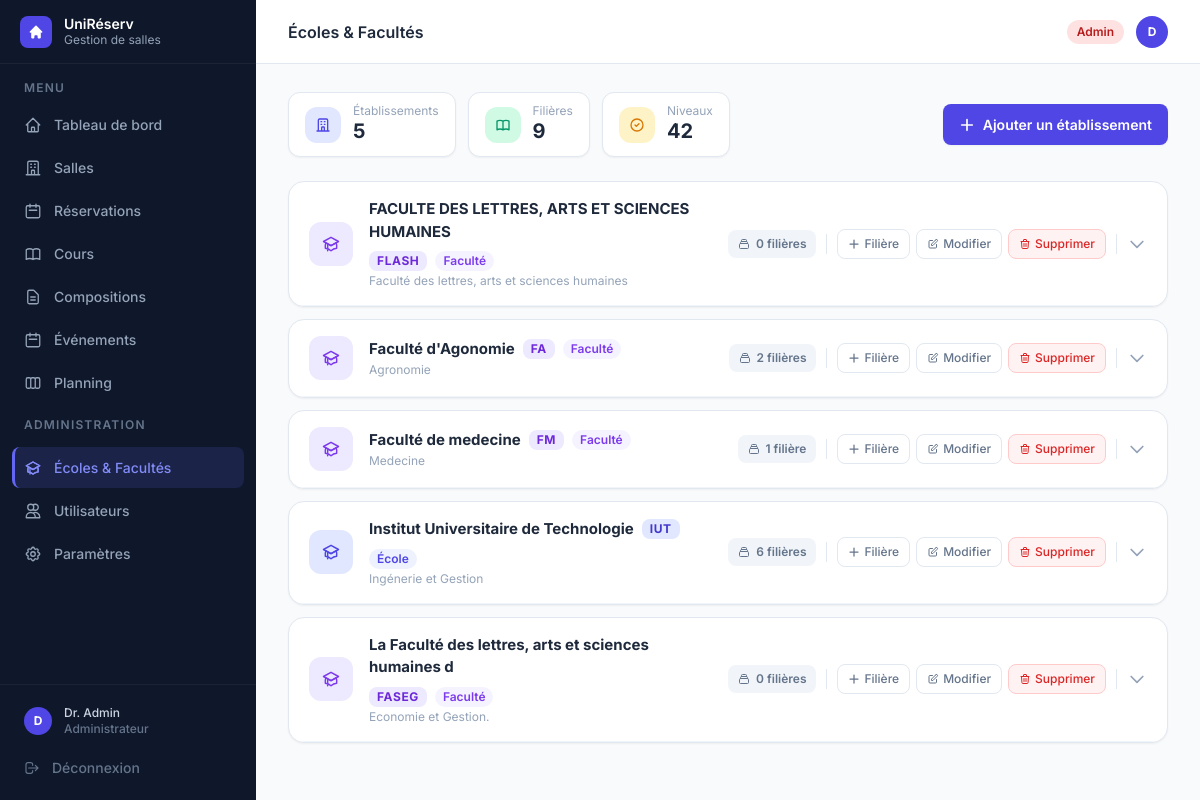
The app's page /ecoles (signed in) with its own data.
### tables this page shows
CREATE TABLE ecoles (
            id          INTEGER PRIMARY KEY AUTOINCREMENT,
            nom         TEXT    NOT NULL UNIQUE,
            type        TEXT    NOT NULL DEFAULT 'ecole',
            description TEXT    NOT NULL DEFAULT ''
        , abreviation TEXT NOT NULL DEFAULT '');

### gestion de salle/app.py (the view)
@app.route("/ecoles")
@login_required
@admin_required
def ecoles():
    bd = get_bd()
    toutes_ecoles = bd.charger_toutes_ecoles()
    toutes_unites = bd.charger_toutes_unites()
    filieres_par_ecole = {}
    for e in toutes_ecoles:
        groupes = {}
        for u in toutes_unites:
            if u.ecole_id != e.id:
                continue
            if u.nom not in groupes:
                groupes[u.nom] = {"nom": u.nom, "abreviation": u.abreviation, "niveaux": []}
            groupes[u.nom]["niveaux"].append(u.niveau)
        for g in groupes.values():
            g["niveaux"].sort()
            g["cycle"] = "Licence" if g["niveaux"][0].startswith("L") else "Master"
        filieres_par_ecole[e.id] = sorted(groupes.values(), key=lambda f: f["nom"])
    return render_template("ecoles.html", active="ecoles",
                           ecoles=toutes_ecoles, filieres_par_ecole=filieres_par_ecole)

### gestion de salle/app.py (called while the page is built)
def get_bd():
    return BaseDonneesSQLite()

@app.context_processor
def inject_format_classe():
    return dict(format_classe=_format_classe)

def login_required(f):
    @wraps(f)
    def decorated(*args, **kwargs):
        if "user_id" not in session:
            return redirect(url_for("login"))
        return f(*args, **kwargs)
    return decorated

def admin_required(f):
    @wraps(f)
    def decorated(*args, **kwargs):
        if session.get("user_role") != "admin":
            flash("Accès réservé aux administrateurs.", "error")
            return redirect(url_for("dashboard"))
        return f(*args, **kwargs)
    return decorated

### gestion de salle/models/etablissement.py (called while the page is built)
    @property
    def id(self) -> int: return self.__id

    @id.setter
    def id(self, v: int):
        if self.__id is None: self.__id = v

    @property
    def nom(self) -> str: return self.__nom

    @property
    def type(self) -> str: return self.__type

    @property
    def description(self) -> str: return self.__description

    @property
    def abreviation(self) -> str: return self.__abreviation

    @id.setter
    def id(self, v: int):
        if self.__id is None: self.__id = v

    @property
    def nom(self) -> str: return self.__nom

    @property
    def niveau(self) -> str: return self.__niveau

    @property
    def ecole_id(self) -> int: return self.__ecole_id

    @property
    def abreviation(self) -> str: return self.__abreviation

### gestion de salle/persistance/db_sqlite.py (called while the page is built)
    @contextmanager
    def _connexion(self):
        conn = sqlite3.connect(self._chemin_db)
        conn.row_factory = sqlite3.Row
        conn.execute("PRAGMA foreign_keys = ON")
        try:
            yield conn
            conn.commit()
        except Exception:
            conn.rollback()
            raise
        finally:
            conn.close()

    def charger_toutes_ecoles(self) -> list:
        with self._connexion() as conn:
            rows = conn.execute("SELECT * FROM ecoles ORDER BY nom").fetchall()
        return [self._ligne_vers_ecole(r) for r in rows]

    @staticmethod
    def _ligne_vers_ecole(row: sqlite3.Row) -> Ecole:
        keys = row.keys()
        abr  = row["abreviation"] if "abreviation" in keys else ""
        e = Ecole(row["nom"], row["type"], row["description"], abr)
        e.id = row["id"]
        return e

### gestion de salle/templates/ecoles.html (shortened to what this page needs)
{% extends "base.html" %}
{% block heading %}Écoles & Facultés{% endblock %}
{% block content %}
{% set ns = namespace(total_filieres=0, total_niveaux=0) %}
{% for e in ecoles %}
  {% set fils = filieres_par_ecole.get(e.id, []) %}
  {% set ns.total_filieres = ns.total_filieres + fils|length %}
  {% for f in fils %}{% set ns.total_niveaux = ns.total_niveaux + f.niveaux|length %}{% endfor %}
{% endfor %}
<div class="space-y-6">
  <div class="flex items-center justify-between gap-4 flex-wrap">
    <div class="flex items-center gap-3 flex-wrap">
      <div class="flex items-center gap-3 bg-white rounded-xl border border-slate-200 shadow-sm px-4 py-3">
        <div class="w-9 h-9 rounded-xl bg-indigo-100 flex items-center justify-center shrink-0">
          <svg class="w-4 h-4 text-indigo-600" fill="none" stroke="currentColor" stroke-width="2" viewBox="0 0 24 24">
            <path stroke-linecap="round" stroke-linejoin="round" d="M19 21V5a2 2 0 00-2-2H7a2 2 0 00-2 2v16m14 0h2m-2 0h-5m-9 0H3m2 0h5M9 7h1m-1 4h1m4-4h1m-1 4h1m-5 10v-5a1 1 0 011-1h2a1 1 0 011 1v5m-4 0h4"/>
          </svg>
        </div>
        <div>
          <p class="text-xs text-slate-400 leading-none">Établissements</p>
          <p class="text-xl font-bold text-slate-800 leading-tight mt-0.5">{{ ecoles|length }}</p>
        </div>
      </div>
      <div class="flex items-center gap-3 bg-white rounded-xl border border-slate-200 shadow-sm px-4 py-3">
        <div class="w-9 h-9 rounded-xl bg-emerald-100 flex items-center justify-center shrink-0">
        </div>
        <div>
          <p class="text-xs text-slate-400 leading-none">Filières</p>
          <p class="text-xl font-bold text-slate-800 leading-tight mt-0.5">{{ ns.total_filieres }}</p>
        </div>
      </div>
      <div class="flex items-center gap-3 bg-white rounded-xl border border-slate-200 shadow-sm px-4 py-3">
        <div class="w-9 h-9 rounded-xl bg-amber-100 flex items-center justify-center shrink-0">
          <svg class="w-4 h-4 text-amber-600" fill="none" stroke="currentColor" stroke-width="2" viewBox="0 0 24 24">
            <path stroke-linecap="round" stroke-linejoin="round" d="M9 12l2 2 4-4m6 2a9 9 0 11-18 0 9 9 0 0118 0z"/>
          </svg>
        </div>
        <div>
          <p class="text-xs text-slate-400 leading-none">Niveaux</p>
          <p class="text-xl font-bold text-slate-800 leading-tight mt-0.5">{{ ns.total_niveaux }}</p>
        </div>
      </div>
    </div>
    <a href="{{ url_for('ecoles_ajouter') }}" class="btn-primary">
      <svg class="w-4 h-4" fill="none" stroke="currentColor" stroke-width="2.5" viewBox="0 0 24 24">
        <path stroke-linecap="round" stroke-linejoin="round" d="M12 4v16m8-8H4"/>
      </svg>
      Ajouter un établissement
    </a>
  </div>
  {% if ecoles %}
  <div class="space-y-3">
    {% for e in ecoles %}
    {% set filieres = filieres_par_ecole.get(e.id, []) %}
    {% set is_faculte = e.type == 'faculte' %}
    <div class="bg-white rounded-2xl border border-slate-200 shadow-sm overflow-hidden">
      <div class="flex items-center gap-4 px-5 py-4 cursor-pointer select-none hover:bg-slate-50 transition-colors"
           onclick="toggleEcole({{ e.id }})">
        <div class="w-11 h-11 rounded-xl flex items-center justify-center shrink-0
          {% if is_faculte %}bg-violet-100{% else %}bg-indigo-100{% endif %}">
          <svg style="width:20px;height:20px" fill="none" stroke="currentColor" stroke-width="1.75" viewBox="0 0 24 24"
               class="{% if is_faculte %}text-violet-600{% else %}text-indigo-600{% endif %}">
            <path stroke-linecap="round" stroke-linejoin="round" d="M12 14l9-5-9-5-9 5 9 5z"/>
            <path stroke-linecap="round" stroke-linejoin="round" d="M12 14l6.16-3.422a12.083 12.083 0 01.665 6.479A11.952 11.952 0 0012 20.055a11.952 11.952 0 00-6.824-2.998 12.078 12.078 0 01.665-6.479L12 14zm-4 6v-7.5"/>
          </svg>
        </div>
        <div class="flex-1 min-w-0">
          <div class="flex items-center gap-2 flex-wrap">
            <span class="font-bold text-slate-800 text-[15px]">{{ e.nom }}</span>
            {% if e.abreviation %}
            <span class="px-2 py-0.5 rounded-lg text-xs font-bold tracking-wider
              {% if is_faculte %}bg-violet-100 text-violet-700{% else %}bg-indigo-100 text-indigo-700{% endif %}">
              {{ e.abreviation }}
            </span>
            {% endif %}
            <span class="px-2 py-0.5 rounded-full text-xs font-semibold
              {% if is_faculte %}bg-violet-50 text-violet-600{% else %}bg-indigo-50 text-indigo-600{% endif %}">
              {{ 'Faculté' if is_faculte else 'École' }}
            </span>
          </div>
          {% if e.description %}
          <p class="text-xs text-slate-400 mt-0.5 truncate">{{ e.description }}</p>
          {% endif %}
        </div>
        <div class="flex items-center gap-2 shrink-0">
          <span class="hidden sm:inline-flex items-center gap-1.5 px-2.5 py-1.5 rounded-lg bg-slate-100 text-slate-500 text-xs font-semibold">
            <svg class="w-3 h-3" fill="none" stroke="currentColor" stroke-width="2" viewBox="0 0 24 24">
              <path stroke-linecap="round" stroke-linejoin="round" d="M19 11H5m14 0a2 2 0 012 2v6a2 2 0 01-2 2H5a2 2 0 01-2-2v-6a2 2 0 012-2m14 0V9a2 2 0 00-2-2M5 11V9a2 2 0 012-2m0 0V5a2 2 0 012-2h6a2 2 0 012 2v2M7 7h10"/>
            </svg>
            {{ filieres|length }} filière{% if filieres|length != 1 %}s{% endif %}
          </span>
          <div class="flex items-center gap-1.5" onclick="event.stopPropagation()">
            <a href="{{ url_for('unites_ajouter', ecole_id=e.id) }}"
               class="inline-flex items-center gap-1 px-2.5 py-1.5 rounded-lg border border-slate-200 hover:border-indigo-200 hover:bg-indigo-50 hover:text-indigo-700 text-slate-500 text-xs font-medium transition">
              <svg class="w-3 h-3" fill="none" stroke="currentColor" stroke-width="2.5" viewBox="0 0 24 24"><path stroke-linecap="round" stroke-linejoin="round" d="M12 4v16m8-8H4"/></svg>
              Filière
            </a>
            <a href="{{ url_for('ecoles_modifier', ecole_id=e.id) }}"
               class="inline-flex items-center gap-1 px-2.5 py-1.5 rounded-lg border border-slate-200 hover:bg-slate-100 text-slate-500 text-xs font-medium transition">
              <svg class="w-3 h-3" fill="none" stroke="currentColor" stroke-width="2" viewBox="0 0 24 24"><path stroke-linecap="round" stroke-linejoin="round" d="M11 5H6a2 2 0 00-2 2v11a2 2 0 002 2h11a2 2 0 002-2v-5m-1.414-9.414a2 2 0 112.828 2.828L11.828 15H9v-2.828l8.586-8.586z"/></svg>
              Modifier
            </a>
            <form method="POST" action="{{ url_for('ecoles_supprimer', ecole_id=e.id) }}"
                  onsubmit="return confirm('Supprimer « {{ e.nom }} » et toutes ses filières ?')">
              <button type="submit"
                class="inline-flex items-center gap-1 px-2.5 py-1.5 rounded-lg border border-red-200 bg-red-50 hover:bg-red-100 text-red-600 text-xs font-medium transition">
                <svg class="w-3 h-3" fill="none" stroke="currentColor" stroke-width="2" viewBox="0 0 24 24"><path stroke-linecap="round" stroke-linejoin="round" d="M19 7l-.867 12.142A2 2 0 0116.138 21H7.862a2 2 0 01-1.995-1.858L5 7m5 4v6m4-6v6m1-10V4a1 1 0 00-1-1h-4a1 1 0 00-1 1v3M4 7h16"/></svg>
                Supprimer
              </button>
            </form>
          </div>
          <svg id="chevron-{{ e.id }}"
               class="ecole-chevron w-5 h-5 text-slate-400 shrink-0"
               fill="none" stroke="currentColor" stroke-width="2" viewBox="0 0 24 24">
            <path stroke-linecap="round" stroke-linejoin="round" d="M19 9l-7 7-7-7"/>
          </svg>
        </div>
      </div>
      <div id="body-{{ e.id }}" class="ecole-body border-t border-slate-100">
      </div>
    </div>
    {% endfor %}
  </div>
  {% endif %}
</div>
{% endblock %}

### gestion de salle/templates/base.html (style rules this page uses)
body { font-family: 'Inter', sans-serif; }
.btn-primary { display: inline-flex; align-items: center; gap: 0.5rem; background: #4f46e5; color: #fff; font-size: 0.875rem; font-weight: 600; padding: 0.625rem 1rem; border-radius: 0.5rem; transition: all 150ms; box-shadow: 0 1px 2px rgba(0,0,0,.05); border: none; cursor: pointer; text-decoration: none; }

### gestion de salle/templates/ecoles.html (style rules this page uses)
.ecole-body { overflow: hidden; max-height: 0; transition: max-height 0.35s ease-out; }
.ecole-chevron { transition: transform 0.3s ease; }

### records on screen
ecoles: nom "FACULTE DES LETTRES, ARTS ET SCIENCES HUMAINES", abreviation "FLASH", value "Faculté", description "Faculté des lettres, arts et sciences humaines", filieres "0"
ecoles: nom "Faculté d'Agonomie", abreviation "FA", value "Faculté", description "Agronomie", filieres "2"
ecoles: nom "Faculté de medecine", abreviation "FM", value "Faculté", description "Medecine", filieres "1"
ecoles: nom "Institut Universitaire de Technologie", abreviation "IUT", value "École", description "Ingénerie et Gestion", filieres "6"
ecoles: nom "La Faculté des lettres, arts et sciences humaines d", abreviation "FASEG", value "Faculté", description "Economie et Gestion.", filieres "0"

### other values on screen
{{ session.user_nom[0].upper() if session.user_nom else '?' }} "D"
{{ session.user_nom }} "Dr. Admin"
{{ ecoles|length }} "5"
{{ ns.total_filieres }} "9"
{{ ns.total_niveaux }} "42"
